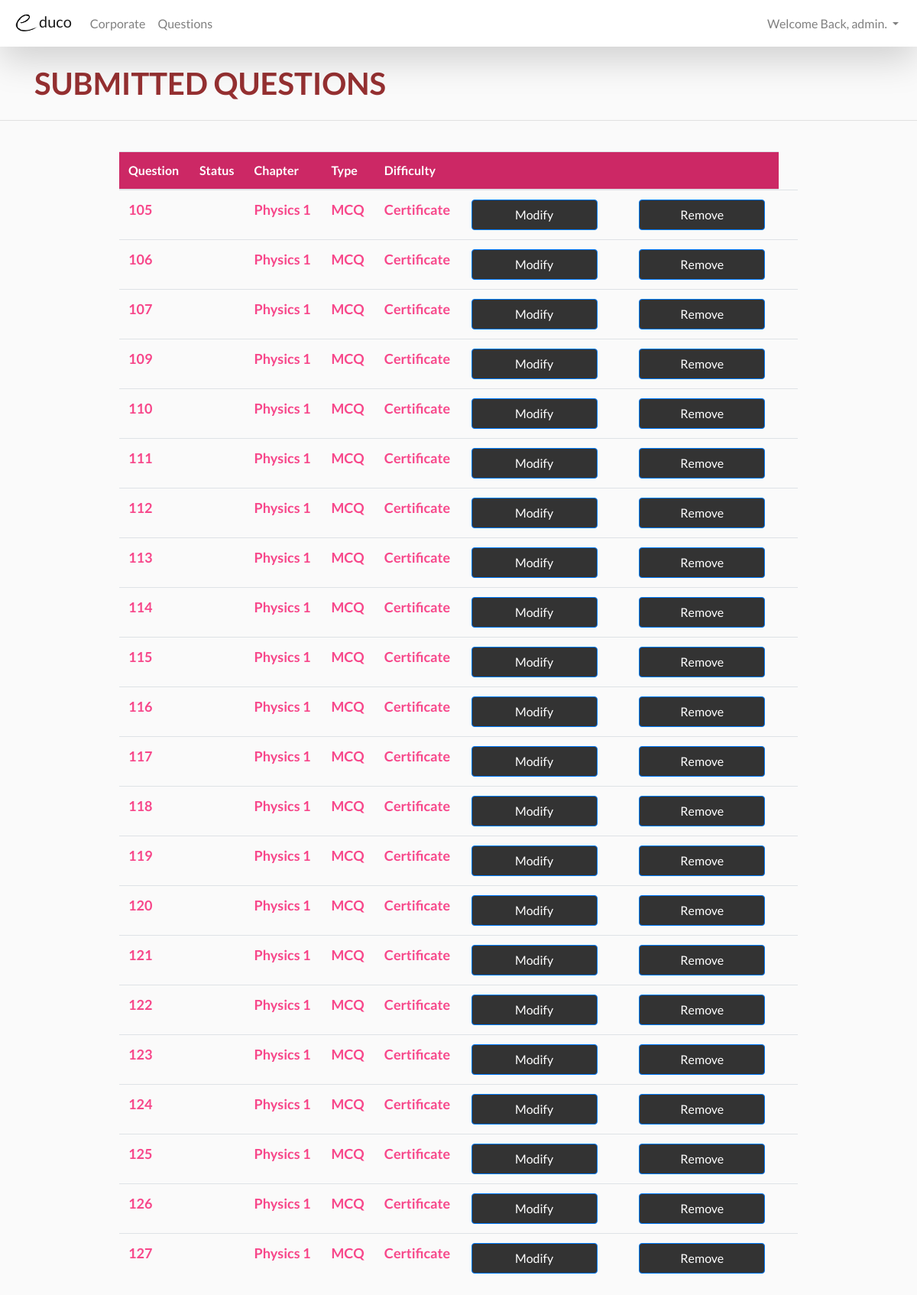
/website/corporate/corporate_submitted_questions.php (signed in), run on the app's committed database.
### tables this page shows
CREATE TABLE `question` (
  `Q_No` int(11) NOT NULL,
  `U_ID` int(11) NOT NULL,
  `Chapter` varchar(255) NOT NULL,
  `Format` varchar(255) NOT NULL,
  `Difficulty` varchar(255) NOT NULL,
  `Mark` int(1) NOT NULL,
  `QuestionContent` text NOT NULL,
  `Image` mediumblob,
  `Imagepath` varchar(255) DEFAULT NULL,
  `A` varchar(255) NOT NULL,
  `B` varchar(255) NOT NULL,
  `C` varchar(255) NOT NULL,
  `D` varchar(255) NOT NULL,
  `TrueAnswer` varchar(255) NOT NULL,
  `Approval` int(11) DEFAULT NULL
);

### website/corporate/corporate_submitted_questions.php (the view, shortened to what this page needs)
<!DOCTYPE html>
<html>
<head>
<?php include($_SERVER["DOCUMENT_ROOT"].'/template/header.php'); ?>
</head>
<body>
<?php include($_SERVER["DOCUMENT_ROOT"].'/template/corporatenavbar.php'); ?>
<br/>
<div class="container">
  <div class="row">
    <div class="col-lg-10">
      <h4 class="float-left" style="font-size: 2.5em; color: #953031; font-weight: bold;">
      SUBMITTED QUESTIONS&nbsp;&nbsp;&nbsp;
      </h4>
    </div>
  </div>
</div>
<hr/><br/>
<div class="container">
<table class="table table-hover" style="margin-left: 10%; width: 80%;">
  <thead>
    <tr style="background-color: #CC2865; color: white;">
      <th>Question</th>
      <th>Status</th>
      <th>Chapter</th>
      <th>Type</th>
      <th>Difficulty</th>
      <th></th>
      <th></th>
      <th></th>
    </tr>
  </thead>
<tbody style="color: #F7478A; font-size: 18px; font-weight: bold;">
<?php
$conn = mysqli_connect('localhost','root','','educo');
$sql = "SELECT Q_No,Approval,Chapter,Format,Difficulty FROM question WHERE Difficulty = 'Certificate'";
$result = mysqli_query($conn, $sql);
while($row = mysqli_fetch_array($result))
{
  echo "<tr>";
  echo "<td>" . $row['Q_No'] . "</td>";
  echo "<td>" . $row['Approval'] . "</td>";
  echo "<td>" . $row['Chapter'] . "</td>";
  echo "<td>" . $row['Format'] . "</td>";
  echo "<td>" . $row['Difficulty'] . "</td>";
  echo "<td>";
  echo "<button class= 'btn btn-primary' style='width: 165px; height: 40px; color: white;
        background-color:#333333;' onclick=\"window.location.href='edit_question_teacher.php?id=".$row['Q_No']."'\">Modify</button></td>";
  echo "<td>";
  echo "<td>";
  echo "<button class= 'btn btn-primary' style='width: 165px; height: 40px; color: white;
        background-color:#333333;'>Remove</button></td>";
  echo "<td>";
  echo "</tr>";
  }
  echo "</table>";
?>
</div>
</body>
</html>

### template/header.php (style rules this page uses)
body { font-family: 'Lato' !important; background-color: #FAFAFA !important; }

### data on the page
question: Q_No "105", Chapter "Physics 1", Format "MCQ", Difficulty "Certificate"
question: Q_No "106", Chapter "Physics 1", Format "MCQ", Difficulty "Certificate"
question: Q_No "107", Chapter "Physics 1", Format "MCQ", Difficulty "Certificate"
question: Q_No "109", Chapter "Physics 1", Format "MCQ", Difficulty "Certificate"
question: Q_No "110", Chapter "Physics 1", Format "MCQ", Difficulty "Certificate"
question: Q_No "111", Chapter "Physics 1", Format "MCQ", Difficulty "Certificate"
question: Q_No "112", Chapter "Physics 1", Format "MCQ", Difficulty "Certificate"
question: Q_No "113", Chapter "Physics 1", Format "MCQ", Difficulty "Certificate"
question: Q_No "114", Chapter "Physics 1", Format "MCQ", Difficulty "Certificate"
question: Q_No "115", Chapter "Physics 1", Format "MCQ", Difficulty "Certificate"
question: Q_No "116", Chapter "Physics 1", Format "MCQ", Difficulty "Certificate"
question: Q_No "117", Chapter "Physics 1", Format "MCQ", Difficulty "Certificate"
question: Q_No "118", Chapter "Physics 1", Format "MCQ", Difficulty "Certificate"
question: Q_No "119", Chapter "Physics 1", Format "MCQ", Difficulty "Certificate"
question: Q_No "120", Chapter "Physics 1", Format "MCQ", Difficulty "Certificate"
question: Q_No "121", Chapter "Physics 1", Format "MCQ", Difficulty "Certificate"
question: Q_No "122", Chapter "Physics 1", Format "MCQ", Difficulty "Certificate"
question: Q_No "123", Chapter "Physics 1", Format "MCQ", Difficulty "Certificate"
question: Q_No "124", Chapter "Physics 1", Format "MCQ", Difficulty "Certificate"
question: Q_No "125", Chapter "Physics 1", Format "MCQ", Difficulty "Certificate"
question: Q_No "126", Chapter "Physics 1", Format "MCQ", Difficulty "Certificate"
question: Q_No "127", Chapter "Physics 1", Format "MCQ", Difficulty "Certificate"

### other printed values
$_SESSION['user'] "admin"
